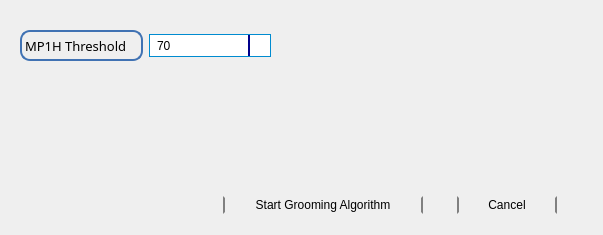
<?xml version="1.0" encoding="UTF-8"?>
<ui version="4.0">
 <class>Form</class>
 <widget class="QWidget" name="Form">
  <property name="geometry">
   <rect>
    <x>0</x>
    <y>0</y>
    <width>603</width>
    <height>235</height>
   </rect>
  </property>
  <property name="windowTitle">
   <string>Grooming Window</string>
  </property>
  <widget class="QWidget" name="layoutWidget">
   <property name="geometry">
    <rect>
     <x>20</x>
     <y>30</y>
     <width>251</width>
     <height>31</height>
    </rect>
   </property>
   <layout class="QHBoxLayout" name="horizontalLayout_2">
    <item>
     <widget class="QLabel" name="MP1HThreshold_label">
      <property name="font">
       <font>
        <family>Bahnschrift Condensed</family>
        <pointsize>10</pointsize>
        <weight>9</weight>
        <italic>false</italic>
        <bold>false</bold>
       </font>
      </property>
      <property name="styleSheet">
       <string notr="true">   QLabel {
    
    border-radius: 10px;
    
	
	
	font: 75 10pt &quot;Bahnschrift Condensed&quot;;
	
    border: 2px solid #8f8f91; min-width: 80px;
	border-color: #4072B3; 
}</string>
      </property>
      <property name="text">
       <string>MP1H Threshold</string>
      </property>
     </widget>
    </item>
    <item>
     <widget class="QComboBox" name="MP1H_Threshold_combobox">
      <property name="minimumSize">
       <size>
        <width>121</width>
        <height>0</height>
       </size>
      </property>
      <property name="font">
       <font>
        <family>IRANSans</family>
        <weight>75</weight>
        <bold>true</bold>
       </font>
      </property>
      <property name="styleSheet">
       <string notr="true">QComboBox {
    
    border-radius: 0px;
    padding: 1px 18px 1px 5px;
    min-width: 6em; 
    
	border:1px solid rgb(0, 139, 208);
	
   
	
}





/* QComboBox gets the &quot;on&quot; state when the popup is open */


QComboBox:on { /* shift the text when the popup opens */
    padding-top: 3px;
    padding-left: 4px;
}

QComboBox::drop-down {
    subcontrol-origin: padding;
    subcontrol-position: top right;
    width: 20px;
    
	
    border-left-width: 2px;
    border-left-color: darkblue;
    border-left-style: solid; /* just a single line */
    border-top-right-radius: 0px; /* same radius as the QComboBox */
    border-bottom-right-radius: 0px;
}

QComboBox::down-arrow {
   
	image: url(:/newPrefix/dropdown.png); 
    
	
}

QComboBox::down-arrow:on { /* shift the arrow when popup is open */
    
	
	image: url(:/newPrefix/dropup.png);
}


QComboBox QAbstractItemView {
    
	border-color:2px solid blue;
   
}</string>
      </property>
      <property name="editable">
       <bool>true</bool>
      </property>
      <property name="currentText">
       <string>70</string>
      </property>
      <property name="currentIndex">
       <number>6</number>
      </property>
      <item>
       <property name="text">
        <string>10</string>
       </property>
      </item>
      <item>
       <property name="text">
        <string>20</string>
       </property>
      </item>
      <item>
       <property name="text">
        <string>30</string>
       </property>
      </item>
      <item>
       <property name="text">
        <string>40</string>
       </property>
      </item>
      <item>
       <property name="text">
        <string>50</string>
       </property>
      </item>
      <item>
       <property name="text">
        <string>60</string>
       </property>
      </item>
      <item>
       <property name="text">
        <string>70</string>
       </property>
      </item>
      <item>
       <property name="text">
        <string>80</string>
       </property>
      </item>
      <item>
       <property name="text">
        <string>90</string>
       </property>
      </item>
      <item>
       <property name="text">
        <string>100</string>
       </property>
      </item>
     </widget>
    </item>
   </layout>
  </widget>
  <widget class="QWidget" name="layoutWidget">
   <property name="geometry">
    <rect>
     <x>195</x>
     <y>185</y>
     <width>391</width>
     <height>41</height>
    </rect>
   </property>
   <layout class="QGridLayout" name="gridLayout">
    <item row="0" column="0">
     <widget class="QPushButton" name="Start_Grooming_button">
      <property name="maximumSize">
       <size>
        <width>200</width>
        <height>16777215</height>
       </size>
      </property>
      <property name="styleSheet">
       <string notr="true">QPushButton {
	
	
	 
    font: 75 10pt &quot;Bahnschrift Condensed&quot;;
	
	
    border:2px solid black; min-width: 80px;
	border-color: dark gray; 
    border-radius: 25px;
}

QPushButton:pressed,hover {
    background-color: #EB8686; 
}
QPushButton:hover {
    background-color: #EB8686; 
}
QPushButton:flat {
    border: none; /* no border for a flat push button */
}

QPushButton:default {
    border-color: navy; /* make the default button prominent */
}</string>
      </property>
      <property name="text">
       <string>Start Grooming Algorithm</string>
      </property>
     </widget>
    </item>
    <item row="0" column="1">
     <widget class="QPushButton" name="Cancel_button">
      <property name="sizePolicy">
       <sizepolicy hsizetype="Fixed" vsizetype="Fixed">
        <horstretch>0</horstretch>
        <verstretch>0</verstretch>
       </sizepolicy>
      </property>
      <property name="minimumSize">
       <size>
        <width>84</width>
        <height>0</height>
       </size>
      </property>
      <property name="maximumSize">
       <size>
        <width>100</width>
        <height>16777215</height>
       </size>
      </property>
      <property name="styleSheet">
       <string notr="true">QPushButton {
	
	
	 
    font: 75 10pt &quot;Bahnschrift Condensed&quot;;
	
	
    border:2px solid black; min-width: 80px;
	border-color: dark gray; 
    border-radius: 25px;
}

QPushButton:pressed,hover {
    background-color: #EB8686; 
}
QPushButton:hover {
    background-color: #C0C0C0; 
}
QPushButton:flat {
    border: none; /* no border for a flat push button */
}

QPushButton:default {
    border-color: navy; /* make the default button prominent */
}</string>
      </property>
      <property name="text">
       <string>Cancel</string>
      </property>
     </widget>
    </item>
   </layout>
  </widget>
 </widget>
 <resources>
  <include location="iconresources.qrc"/>
 </resources>
 <connections/>
</ui>
